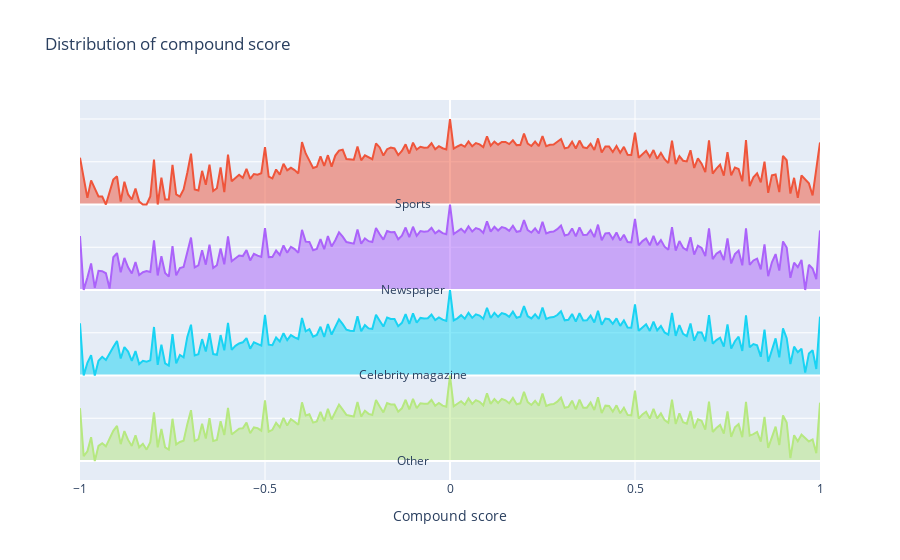

Notebook cell for this chart:
### Code cell
# Making ridge plot of the blob_polar distributions per category

import plotly.graph_objects as go
fig = go.Figure()
for index, media in enumerate(media_list):
    fig.add_trace(go.Scatter(
                            x=[-1, 1], y=np.full(5, len(media_list)-index),
                            mode='lines',
                            line_color='white'))
    
    fig.add_trace(go.Scatter(
                            x=array_dict[f'x_{media}'],
                            y=array_dict[f'y_{media}'] + (len(media_list)-index) ,
                            fill='tonexty',
                            name=f'{media}'))
    
    # Adding text to figure
    fig.add_annotation(
                        x=-0.1,
                        y=len(media_list)-index,
                        text=f'{media}',
                        showarrow=False,
                        yshift=1)

# figure and legend titles
fig.update_layout(
                title='Distribution of compound score',
                showlegend=False,
                xaxis=dict(title='Compound score'),
                yaxis=dict(showticklabels=False) # that way you hide the y axis ticks labels
                )

fig.show()
fig.write_html("images/polarity_blob_categories.html")

### Figure 1 — Plotly figure (JSON) as saved in the notebook; plotly's stock layout.template omitted (floating-point values rounded to 4 significant figures; data arrays with more than 128 entries replaced by an {"elided": "..."} marker saying what was removed)
{"data": [{"line": {"color": "white"}, "mode": "lines", "type": "scatter", "x": [-1, 1], "y": [4, 4, 4, 4, 4]}, {"fill": "tonexty", "name": "Sports", "type": "scatter", "x": {"elided": "196 float values"}, "y": {"elided": "196 float values"}}, {"line": {"color": "white"}, "mode": "lines", "type": "scatter", "x": [-1, 1], "y": [3, 3, 3, 3, 3]}, {"fill": "tonexty", "name": "Newspaper", "type": "scatter", "x": {"elided": "201 float values"}, "y": {"elided": "201 float values"}}, {"line": {"color": "white"}, "mode": "lines", "type": "scatter", "x": [-1, 1], "y": [2, 2, 2, 2, 2]}, {"fill": "tonexty", "name": "Celebrity magazine", "type": "scatter", "x": {"elided": "200 float values"}, "y": {"elided": "200 float values"}}, {"line": {"color": "white"}, "mode": "lines", "type": "scatter", "x": [-1, 1], "y": [1, 1, 1, 1, 1]}, {"fill": "tonexty", "name": "Other", "type": "scatter", "x": {"elided": "199 float values"}, "y": {"elided": "199 float values"}}], "layout": {"annotations": [{"showarrow": false, "text": "Sports", "x": -0.1, "y": 4, "yshift": 1}, {"showarrow": false, "text": "Newspaper", "x": -0.1, "y": 3, "yshift": 1}, {"showarrow": false, "text": "Celebrity magazine", "x": -0.1, "y": 2, "yshift": 1}, {"showarrow": false, "text": "Other", "x": -0.1, "y": 1, "yshift": 1}], "showlegend": false, "title": {"text": "Distribution of compound score"}, "xaxis": {"title": {"text": "Compound score"}}, "yaxis": {"showticklabels": false}}}
